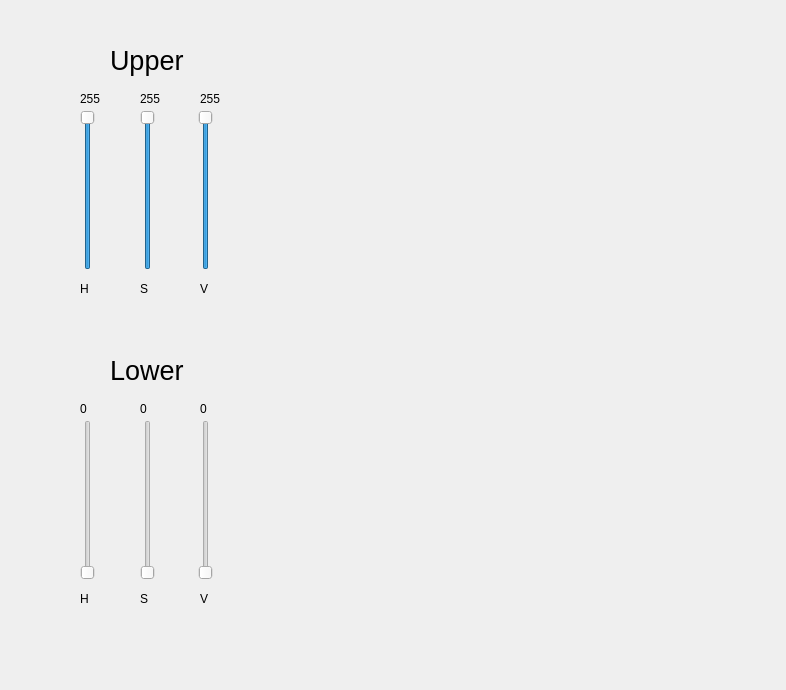
<?xml version="1.0" encoding="UTF-8"?>
<ui version="4.0">
 <class>Form</class>
 <widget class="QWidget" name="Form">
  <property name="geometry">
   <rect>
    <x>0</x>
    <y>0</y>
    <width>786</width>
    <height>690</height>
   </rect>
  </property>
  <property name="windowTitle">
   <string>Form</string>
  </property>
  <widget class="QSlider" name="verticalSlider_HU">
   <property name="geometry">
    <rect>
     <x>80</x>
     <y>110</y>
     <width>16</width>
     <height>160</height>
    </rect>
   </property>
   <property name="minimum">
    <number>1</number>
   </property>
   <property name="maximum">
    <number>255</number>
   </property>
   <property name="value">
    <number>255</number>
   </property>
   <property name="orientation">
    <enum>Qt::Vertical</enum>
   </property>
  </widget>
  <widget class="QSlider" name="verticalSlider_SU">
   <property name="geometry">
    <rect>
     <x>140</x>
     <y>110</y>
     <width>16</width>
     <height>160</height>
    </rect>
   </property>
   <property name="font">
    <font>
     <italic>false</italic>
     <strikeout>false</strikeout>
    </font>
   </property>
   <property name="minimum">
    <number>1</number>
   </property>
   <property name="maximum">
    <number>255</number>
   </property>
   <property name="value">
    <number>255</number>
   </property>
   <property name="orientation">
    <enum>Qt::Vertical</enum>
   </property>
   <property name="tickPosition">
    <enum>QSlider::NoTicks</enum>
   </property>
  </widget>
  <widget class="QSlider" name="verticalSlider_VU">
   <property name="geometry">
    <rect>
     <x>196</x>
     <y>110</y>
     <width>20</width>
     <height>160</height>
    </rect>
   </property>
   <property name="minimum">
    <number>1</number>
   </property>
   <property name="maximum">
    <number>255</number>
   </property>
   <property name="value">
    <number>255</number>
   </property>
   <property name="orientation">
    <enum>Qt::Vertical</enum>
   </property>
  </widget>
  <widget class="QLabel" name="label">
   <property name="geometry">
    <rect>
     <x>110</x>
     <y>30</y>
     <width>141</width>
     <height>61</height>
    </rect>
   </property>
   <property name="font">
    <font>
     <family>Arimo</family>
     <pointsize>20</pointsize>
    </font>
   </property>
   <property name="text">
    <string>Upper</string>
   </property>
  </widget>
  <widget class="QLabel" name="label_3">
   <property name="geometry">
    <rect>
     <x>80</x>
     <y>280</y>
     <width>67</width>
     <height>17</height>
    </rect>
   </property>
   <property name="text">
    <string>H</string>
   </property>
  </widget>
  <widget class="QLabel" name="label_4">
   <property name="geometry">
    <rect>
     <x>140</x>
     <y>280</y>
     <width>67</width>
     <height>17</height>
    </rect>
   </property>
   <property name="text">
    <string>S</string>
   </property>
  </widget>
  <widget class="QLabel" name="label_5">
   <property name="geometry">
    <rect>
     <x>200</x>
     <y>280</y>
     <width>67</width>
     <height>17</height>
    </rect>
   </property>
   <property name="text">
    <string>V</string>
   </property>
  </widget>
  <widget class="QLabel" name="number_HU">
   <property name="geometry">
    <rect>
     <x>80</x>
     <y>90</y>
     <width>51</width>
     <height>17</height>
    </rect>
   </property>
   <property name="layoutDirection">
    <enum>Qt::LeftToRight</enum>
   </property>
   <property name="text">
    <string>255</string>
   </property>
   <property name="alignment">
    <set>Qt::AlignLeading|Qt::AlignLeft|Qt::AlignVCenter</set>
   </property>
  </widget>
  <widget class="QLabel" name="number_SU">
   <property name="geometry">
    <rect>
     <x>140</x>
     <y>90</y>
     <width>51</width>
     <height>17</height>
    </rect>
   </property>
   <property name="layoutDirection">
    <enum>Qt::LeftToRight</enum>
   </property>
   <property name="text">
    <string>255</string>
   </property>
   <property name="alignment">
    <set>Qt::AlignLeading|Qt::AlignLeft|Qt::AlignVCenter</set>
   </property>
  </widget>
  <widget class="QLabel" name="number_VU">
   <property name="geometry">
    <rect>
     <x>200</x>
     <y>90</y>
     <width>51</width>
     <height>17</height>
    </rect>
   </property>
   <property name="layoutDirection">
    <enum>Qt::LeftToRight</enum>
   </property>
   <property name="text">
    <string>255</string>
   </property>
   <property name="alignment">
    <set>Qt::AlignLeading|Qt::AlignLeft|Qt::AlignVCenter</set>
   </property>
  </widget>
  <widget class="QSlider" name="verticalSlider_HL">
   <property name="geometry">
    <rect>
     <x>80</x>
     <y>420</y>
     <width>16</width>
     <height>160</height>
    </rect>
   </property>
   <property name="maximum">
    <number>255</number>
   </property>
   <property name="orientation">
    <enum>Qt::Vertical</enum>
   </property>
  </widget>
  <widget class="QLabel" name="label_2">
   <property name="geometry">
    <rect>
     <x>110</x>
     <y>340</y>
     <width>141</width>
     <height>61</height>
    </rect>
   </property>
   <property name="font">
    <font>
     <family>Arimo</family>
     <pointsize>20</pointsize>
    </font>
   </property>
   <property name="text">
    <string>Lower</string>
   </property>
  </widget>
  <widget class="QLabel" name="label_6">
   <property name="geometry">
    <rect>
     <x>200</x>
     <y>590</y>
     <width>67</width>
     <height>17</height>
    </rect>
   </property>
   <property name="text">
    <string>V</string>
   </property>
  </widget>
  <widget class="QLabel" name="number_SL">
   <property name="geometry">
    <rect>
     <x>140</x>
     <y>400</y>
     <width>51</width>
     <height>17</height>
    </rect>
   </property>
   <property name="layoutDirection">
    <enum>Qt::LeftToRight</enum>
   </property>
   <property name="text">
    <string>0</string>
   </property>
   <property name="alignment">
    <set>Qt::AlignLeading|Qt::AlignLeft|Qt::AlignVCenter</set>
   </property>
  </widget>
  <widget class="QLabel" name="label_7">
   <property name="geometry">
    <rect>
     <x>80</x>
     <y>590</y>
     <width>67</width>
     <height>17</height>
    </rect>
   </property>
   <property name="text">
    <string>H</string>
   </property>
  </widget>
  <widget class="QLabel" name="label_8">
   <property name="geometry">
    <rect>
     <x>140</x>
     <y>590</y>
     <width>67</width>
     <height>17</height>
    </rect>
   </property>
   <property name="text">
    <string>S</string>
   </property>
  </widget>
  <widget class="QLabel" name="number_VL">
   <property name="geometry">
    <rect>
     <x>200</x>
     <y>400</y>
     <width>51</width>
     <height>17</height>
    </rect>
   </property>
   <property name="layoutDirection">
    <enum>Qt::LeftToRight</enum>
   </property>
   <property name="text">
    <string>0</string>
   </property>
   <property name="alignment">
    <set>Qt::AlignLeading|Qt::AlignLeft|Qt::AlignVCenter</set>
   </property>
  </widget>
  <widget class="QSlider" name="verticalSlider_SL">
   <property name="geometry">
    <rect>
     <x>140</x>
     <y>420</y>
     <width>16</width>
     <height>160</height>
    </rect>
   </property>
   <property name="font">
    <font>
     <italic>false</italic>
     <strikeout>false</strikeout>
    </font>
   </property>
   <property name="maximum">
    <number>255</number>
   </property>
   <property name="orientation">
    <enum>Qt::Vertical</enum>
   </property>
   <property name="tickPosition">
    <enum>QSlider::NoTicks</enum>
   </property>
  </widget>
  <widget class="QSlider" name="verticalSlider_VL">
   <property name="geometry">
    <rect>
     <x>196</x>
     <y>420</y>
     <width>20</width>
     <height>160</height>
    </rect>
   </property>
   <property name="maximum">
    <number>255</number>
   </property>
   <property name="value">
    <number>0</number>
   </property>
   <property name="orientation">
    <enum>Qt::Vertical</enum>
   </property>
  </widget>
  <widget class="QLabel" name="number_HL">
   <property name="geometry">
    <rect>
     <x>80</x>
     <y>400</y>
     <width>51</width>
     <height>17</height>
    </rect>
   </property>
   <property name="layoutDirection">
    <enum>Qt::LeftToRight</enum>
   </property>
   <property name="text">
    <string>0</string>
   </property>
   <property name="alignment">
    <set>Qt::AlignLeading|Qt::AlignLeft|Qt::AlignVCenter</set>
   </property>
  </widget>
  <widget class="QLabel" name="frames">
   <property name="geometry">
    <rect>
     <x>300</x>
     <y>30</y>
     <width>400</width>
     <height>300</height>
    </rect>
   </property>
   <property name="text">
    <string/>
   </property>
   <property name="pixmap">
    <pixmap>../../Downloads/sem_camera.png</pixmap>
   </property>
   <property name="scaledContents">
    <bool>true</bool>
   </property>
   <property name="wordWrap">
    <bool>false</bool>
   </property>
  </widget>
  <widget class="QLabel" name="mask">
   <property name="geometry">
    <rect>
     <x>300</x>
     <y>350</y>
     <width>400</width>
     <height>300</height>
    </rect>
   </property>
   <property name="text">
    <string/>
   </property>
   <property name="pixmap">
    <pixmap>../../Downloads/sem_camera.png</pixmap>
   </property>
   <property name="scaledContents">
    <bool>true</bool>
   </property>
  </widget>
 </widget>
 <resources/>
 <connections/>
</ui>
